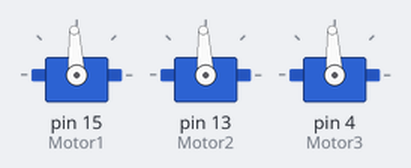
Bench run of a sketch on a simulated Arduino Uno, built with avr-gcc and run on an emulated ATmega328P. Shown: 3 × servo.

Above: at 3.05 s.
At 30.05 s:
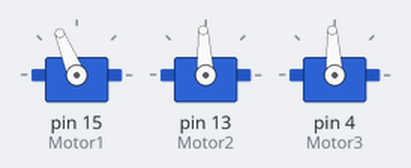
At 31.4 s:
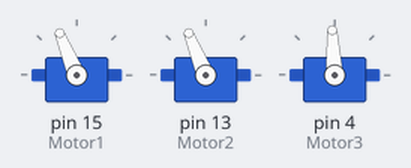
At 32.9 s:
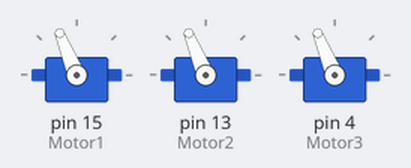
Timing chart, 0 to 42.0 s (numbered marks = the images above):
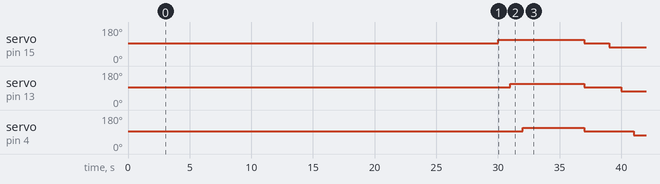

Measured:
- by itself, servo on pin 15 (Motor1): repeats every 30.0 s: 93° 2.0 s, 73° 7.0 s, 93° 14.0 s, 112° 7.0 s
- by itself, servo on pin 13 (Motor2): repeats every 30.0 s: 93° 3.0 s, 73° 6.0 s, 93° 15.0 s, 112° 6.0 s
- by itself, servo on pin 4 (Motor3): repeats every 30.0 s: 93° 4.0 s, 73° 5.0 s, 93° 16.0 s, 112° 5.0 s

The sketch:

M21_Rotational_Final.ino
```cpp
#include <Servo.h>

Servo Motor1;
Servo Motor2;
Servo Motor3;

const int motorPin [] = {15, 13, 4};

unsigned long currentTime;
unsigned long delayTime = 30000;
unsigned long previousTime;

void setup() {

  Serial.begin(115200);

  Motor1.attach (15);
  Motor2.attach (13);
  Motor3.attach (4);
  Motor1.writeMicroseconds (1500);
  Motor2.writeMicroseconds (1500);
  Motor3.writeMicroseconds (1500);

  delay (3000);


}

void loop() {
  currentTime = millis();

  if (currentTime > previousTime + delayTime) {

    Motor1.writeMicroseconds (1700);
    delay(1000);
    Motor2.writeMicroseconds (1700);
    delay(1000);
    Motor3.writeMicroseconds (1700);
    delay(5000);

    Motor1.writeMicroseconds (1500);
    Motor2.writeMicroseconds (1500);
    Motor3.writeMicroseconds (1500);
    delay(2000);

    Motor1.writeMicroseconds (1300);
    delay(1000);
    Motor2.writeMicroseconds (1300);
    delay(1000);
    Motor3.writeMicroseconds (1300);
    delay(5000);

    Motor1.writeMicroseconds (1500);
    Motor2.writeMicroseconds (1500);
    Motor3.writeMicroseconds (1500);
    delay(2000);

    previousTime = currentTime;
  }
} 
```
